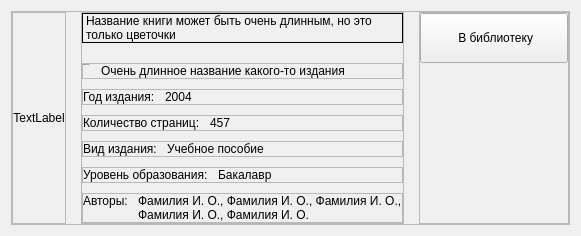
          <widget class="QWidget" name="book_info" native="true">
           <layout class="QVBoxLayout" name="verticalLayout_4">
            <item>
             <widget class="QFrame" name="heading">
              <property name="frameShape">
               <enum>QFrame::StyledPanel</enum>
              </property>
              <property name="frameShadow">
               <enum>QFrame::Raised</enum>
              </property>
              <layout class="QHBoxLayout" name="horizontalLayout">
               <property name="spacing">
                <number>15</number>
               </property>
               <property name="leftMargin">
                <number>0</number>
               </property>
               <property name="topMargin">
                <number>0</number>
               </property>
               <property name="rightMargin">
                <number>0</number>
               </property>
               <property name="bottomMargin">
                <number>0</number>
               </property>
               <item>
                <widget class="QFrame" name="image_container">
                 <property name="frameShape">
                  <enum>QFrame::StyledPanel</enum>
                 </property>
                 <property name="frameShadow">
                  <enum>QFrame::Raised</enum>
                 </property>
                 <layout class="QVBoxLayout" name="verticalLayout_10">
                  <property name="spacing">
                   <number>0</number>
                  </property>
                  <property name="leftMargin">
                   <number>0</number>
                  </property>
                  <property name="topMargin">
                   <number>0</number>
                  </property>
                  <property name="rightMargin">
                   <number>0</number>
                  </property>
                  <property name="bottomMargin">
                   <number>0</number>
                  </property>
                  <item>
                   <widget class="QLabel" name="label">
                    <property name="sizePolicy">
                     <sizepolicy hsizetype="Preferred" vsizetype="Preferred">
                      <horstretch>0</horstretch>
                      <verstretch>0</verstretch>
                     </sizepolicy>
                    </property>
                    <property name="minimumSize">
                     <size>
                      <width>0</width>
                      <height>0</height>
                     </size>
                    </property>
                    <property name="text">
                     <string>TextLabel</string>
                    </property>
                    <property name="alignment">
                     <set>Qt::AlignCenter</set>
                    </property>
                   </widget>
                  </item>
                 </layout>
                </widget>
               </item>
               <item>
                <widget class="QFrame" name="small_description">
                 <property name="sizePolicy">
                  <sizepolicy hsizetype="Expanding" vsizetype="Preferred">
                   <horstretch>0</horstretch>
                   <verstretch>0</verstretch>
                  </sizepolicy>
                 </property>
                 <property name="frameShape">
                  <enum>QFrame::StyledPanel</enum>
                 </property>
                 <property name="frameShadow">
                  <enum>QFrame::Raised</enum>
                 </property>
                 <layout class="QVBoxLayout" name="verticalLayout_8">
                  <property name="spacing">
                   <number>10</number>
                  </property>
                  <property name="leftMargin">
                   <number>0</number>
                  </property>
                  <property name="topMargin">
                   <number>0</number>
                  </property>
                  <property name="rightMargin">
                   <number>0</number>
                  </property>
                  <property name="bottomMargin">
                   <number>0</number>
                  </property>
                  <item>
                   <widget class="QLabel" name="book_title">
                    <property name="frameShape">
                     <enum>QFrame::Box</enum>
                    </property>
                    <property name="frameShadow">
                     <enum>QFrame::Plain</enum>
                    </property>
                    <property name="lineWidth">
                     <number>1</number>
                    </property>
                    <property name="text">
                     <string>Название книги может быть очень длинным, но это только цветочки</string>
                    </property>
                    <property name="wordWrap">
                     <bool>true</bool>
                    </property>
                    <property name="openExternalLinks">
                     <bool>false</bool>
                    </property>
                   </widget>
                  </item>
                  <item>
                   <spacer name="verticalSpacer">
                    <property name="orientation">
                     <enum>Qt::Vertical</enum>
                    </property>
                    <property name="sizeType">
                     <enum>QSizePolicy::Fixed</enum>
                    </property>
                    <property name="sizeHint" stdset="0">
                     <size>
                      <width>20</width>
                      <height>10</height>
                     </size>
                    </property>
                   </spacer>
                  </item>
                  <item>
                   <widget class="QFrame" name="row">
                    <property name="sizePolicy">
                     <sizepolicy hsizetype="Expanding" vsizetype="Preferred">
                      <horstretch>0</horstretch>
                      <verstretch>0</verstretch>
                     </sizepolicy>
                    </property>
                    <property name="frameShape">
                     <enum>QFrame::StyledPanel</enum>
                    </property>
                    <property name="frameShadow">
                     <enum>QFrame::Raised</enum>
                    </property>
                    <layout class="QHBoxLayout" name="horizontalLayout_2">
                     <property name="spacing">
                      <number>10</number>
                     </property>
                     <property name="leftMargin">
                      <number>0</number>
                     </property>
                     <property name="topMargin">
                      <number>0</number>
                     </property>
                     <property name="rightMargin">
                      <number>0</number>
                     </property>
                     <property name="bottomMargin">
                      <number>0</number>
                     </property>
                     <item>
                      <widget class="QLabel" name="label_9">
                       <property name="sizePolicy">
                        <sizepolicy hsizetype="Fixed" vsizetype="Preferred">
                         <horstretch>0</horstretch>
                         <verstretch>0</verstretch>
                        </sizepolicy>
                       </property>
                       <property name="font">
                        <font>
                         <family>Arial</family>
                         <pointsize>-1</pointsize>
                        </font>
                       </property>
                       <property name="text">
                        <string>Издательство:</string>
                       </property>
                       <property name="alignment">
                        <set>Qt::AlignLeading|Qt::AlignLeft|Qt::AlignTop</set>
                       </property>
                      </widget>
                     </item>
                     <item alignment="Qt::AlignTop">
                      <widget class="QLabel" name="publishings_label">
                       <property name="sizePolicy">
                        <sizepolicy hsizetype="Expanding" vsizetype="Preferred">
                         <horstretch>0</horstretch>
                         <verstretch>0</verstretch>
                        </sizepolicy>
                       </property>
                       <property name="lineWidth">
                        <number>1</number>
                       </property>
                       <property name="text">
                        <string>Очень длинное название какого-то издания</string>
                       </property>
                       <property name="wordWrap">
                        <bool>true</bool>
                       </property>
                      </widget>
                     </item>
                    </layout>
                   </widget>
                  </item>
                  <item>
                   <widget class="QFrame" name="row_3">
                    <property name="sizePolicy">
                     <sizepolicy hsizetype="Expanding" vsizetype="Preferred">
                      <horstretch>0</horstretch>
                      <verstretch>0</verstretch>
                     </sizepolicy>
                    </property>
                    <property name="frameShape">
                     <enum>QFrame::StyledPanel</enum>
                    </property>
                    <property name="frameShadow">
                     <enum>QFrame::Raised</enum>
                    </property>
                    <layout class="QHBoxLayout" name="horizontalLayout_4">
                     <property name="spacing">
                      <number>10</number>
                     </property>
                     <property name="leftMargin">
                      <number>0</number>
                     </property>
                     <property name="topMargin">
                      <number>0</number>
                     </property>
                     <property name="rightMargin">
                      <number>0</number>
                     </property>
                     <property name="bottomMargin">
                      <number>0</number>
                     </property>
                     <item>
                      <widget class="QLabel" name="label_3">
                       <property name="sizePolicy">
                        <sizepolicy hsizetype="Fixed" vsizetype="Preferred">
                         <horstretch>0</horstretch>
                         <verstretch>0</verstretch>
                        </sizepolicy>
                       </property>
                       <property name="text">
                        <string>Год издания:</string>
                       </property>
                       <property name="alignment">
                        <set>Qt::AlignLeading|Qt::AlignLeft|Qt::AlignTop</set>
                       </property>
                      </widget>
                     </item>
                     <item alignment="Qt::AlignTop">
                      <widget class="QLabel" name="year_label">
                       <property name="sizePolicy">
                        <sizepolicy hsizetype="Expanding" vsizetype="Preferred">
                         <horstretch>0</horstretch>
                         <verstretch>0</verstretch>
                        </sizepolicy>
                       </property>
                       <property name="lineWidth">
                        <number>1</number>
                       </property>
                       <property name="text">
                        <string>2004</string>
                       </property>
                       <property name="scaledContents">
                        <bool>false</bool>
                       </property>
                       <property name="wordWrap">
                        <bool>true</bool>
                       </property>
                      </widget>
                     </item>
                    </layout>
                   </widget>
                  </item>
                  <item>
                   <widget class="QFrame" name="row_6">
                    <property name="sizePolicy">
                     <sizepolicy hsizetype="Expanding" vsizetype="Preferred">
                      <horstretch>0</horstretch>
                      <verstretch>0</verstretch>
                     </sizepolicy>
                    </property>
                    <property name="frameShape">
                     <enum>QFrame::StyledPanel</enum>
                    </property>
                    <property name="frameShadow">
                     <enum>QFrame::Raised</enum>
                    </property>
                    <layout class="QHBoxLayout" name="horizontalLayout_9">
                     <property name="spacing">
                      <number>10</number>
                     </property>
                     <property name="leftMargin">
                      <number>0</number>
                     </property>
                     <property name="topMargin">
                      <number>0</number>
                     </property>
                     <property name="rightMargin">
                      <number>0</number>
                     </property>
                     <property name="bottomMargin">
                      <number>0</number>
                     </property>
                     <item>
                      <widget class="QLabel" name="label_6">
                       <property name="sizePolicy">
                        <sizepolicy hsizetype="Fixed" vsizetype="Preferred">
                         <horstretch>0</horstretch>
                         <verstretch>0</verstretch>
                        </sizepolicy>
                       </property>
                       <property name="text">
                        <string>Количество страниц:</string>
                       </property>
                       <property name="alignment">
                        <set>Qt::AlignLeading|Qt::AlignLeft|Qt::AlignTop</set>
                       </property>
                      </widget>
                     </item>
                     <item alignment="Qt::AlignTop">
                      <widget class="QLabel" name="pages_label">
                       <property name="sizePolicy">
                        <sizepolicy hsizetype="Expanding" vsizetype="Preferred">
                         <horstretch>0</horstretch>
                         <verstretch>0</verstretch>
                        </sizepolicy>
                       </property>
                       <property name="lineWidth">
                        <number>1</number>
                       </property>
                       <property name="text">
                        <string>457</string>
                       </property>
                       <property name="scaledContents">
                        <bool>false</bool>
                       </property>
                       <property name="wordWrap">
                        <bool>true</bool>
                       </property>
                      </widget>
                     </item>
                    </layout>
                   </widget>
                  </item>
                  <item>
                   <widget class="QFrame" name="row_4">
                    <property name="sizePolicy">
                     <sizepolicy hsizetype="Expanding" vsizetype="Preferred">
                      <horstretch>0</horstretch>
                      <verstretch>0</verstretch>
                     </sizepolicy>
                    </property>
                    <property name="frameShape">
                     <enum>QFrame::StyledPanel</enum>
                    </property>
                    <property name="frameShadow">
                     <enum>QFrame::Raised</enum>
                    </property>
                    <layout class="QHBoxLayout" name="horizontalLayout_5">
                     <property name="spacing">
                      <number>10</number>
                     </property>
                     <property name="leftMargin">
                      <number>0</number>
                     </property>
                     <property name="topMargin">
                      <number>0</number>
                     </property>
                     <property name="rightMargin">
                      <number>0</number>
                     </property>
                     <property name="bottomMargin">
                      <number>0</number>
                     </property>
                     <item>
                      <widget class="QLabel" name="label_4">
                       <property name="sizePolicy">
                        <sizepolicy hsizetype="Fixed" vsizetype="Preferred">
                         <horstretch>0</horstretch>
                         <verstretch>0</verstretch>
                        </sizepolicy>
                       </property>
                       <property name="text">
                        <string>Вид издания:</string>
                       </property>
                       <property name="alignment">
                        <set>Qt::AlignLeading|Qt::AlignLeft|Qt::AlignTop</set>
                       </property>
                      </widget>
                     </item>
                     <item alignment="Qt::AlignTop">
                      <widget class="QLabel" name="type_label">
                       <property name="sizePolicy">
                        <sizepolicy hsizetype="Expanding" vsizetype="Preferred">
                         <horstretch>0</horstretch>
                         <verstretch>0</verstretch>
                        </sizepolicy>
                       </property>
                       <property name="lineWidth">
                        <number>1</number>
                       </property>
                       <property name="text">
                        <string>Учебное пособие</string>
                       </property>
                       <property name="wordWrap">
                        <bool>true</bool>
                       </property>
                      </widget>
                     </item>
                    </layout>
                   </widget>
                  </item>
                  <item>
                   <widget class="QFrame" name="row_5">
                    <property name="sizePolicy">
                     <sizepolicy hsizetype="Expanding" vsizetype="Preferred">
                      <horstretch>0</horstretch>
                      <verstretch>0</verstretch>
                     </sizepolicy>
                    </property>
                    <property name="frameShape">
                     <enum>QFrame::StyledPanel</enum>
                    </property>
                    <property name="frameShadow">
                     <enum>QFrame::Raised</enum>
                    </property>
                    <layout class="QHBoxLayout" name="horizontalLayout_8">
                     <property name="spacing">
                      <number>10</number>
                     </property>
                     <property name="leftMargin">
                      <number>0</number>
                     </property>
                     <property name="topMargin">
                      <number>0</number>
                     </property>
                     <property name="rightMargin">
                      <number>0</number>
                     </property>
                     <property name="bottomMargin">
                      <number>0</number>
                     </property>
                     <item>
                      <widget class="QLabel" name="label_5">
                       <property name="sizePolicy">
                        <sizepolicy hsizetype="Fixed" vsizetype="Preferred">
                         <horstretch>0</horstretch>
                         <verstretch>0</verstretch>
                        </sizepolicy>
                       </property>
                       <property name="text">
                        <string>Уровень образования:</string>
                       </property>
                       <property name="alignment">
                        <set>Qt::AlignLeading|Qt::AlignLeft|Qt::AlignTop</set>
                       </property>
                      </widget>
                     </item>
                     <item alignment="Qt::AlignTop">
                      <widget class="QLabel" name="education_lvl_label">
                       <property name="sizePolicy">
                        <sizepolicy hsizetype="Expanding" vsizetype="Preferred">
                         <horstretch>0</horstretch>
                         <verstretch>0</verstretch>
                        </sizepolicy>
                       </property>
                       <property name="lineWidth">
                        <number>1</number>
                       </property>
                       <property name="text">
                        <string>Бакалавр</string>
                       </property>
                       <property name="wordWrap">
                        <bool>true</bool>
                       </property>
                      </widget>
                     </item>
                    </layout>
                   </widget>
                  </item>
                  <item>
                   <widget class="QFrame" name="row_2">
                    <property name="sizePolicy">
                     <sizepolicy hsizetype="Expanding" vsizetype="Preferred">
                      <horstretch>0</horstretch>
                      <verstretch>0</verstretch>
                     </sizepolicy>
                    </property>
                    <property name="frameShape">
                     <enum>QFrame::StyledPanel</enum>
                    </property>
                    <property name="frameShadow">
                     <enum>QFrame::Raised</enum>
                    </property>
                    <layout class="QHBoxLayout" name="horizontalLayout_3">
                     <property name="spacing">
                      <number>10</number>
                     </property>
                     <property name="leftMargin">
                      <number>0</number>
                     </property>
                     <property name="topMargin">
                      <number>0</number>
                     </property>
                     <property name="rightMargin">
                      <number>0</number>
                     </property>
                     <property name="bottomMargin">
                      <number>0</number>
                     </property>
                     <item>
                      <widget class="QLabel" name="label_2">
                       <property name="sizePolicy">
                        <sizepolicy hsizetype="Fixed" vsizetype="Preferred">
                         <horstretch>0</horstretch>
                         <verstretch>0</verstretch>
                        </sizepolicy>
                       </property>
                       <property name="text">
                        <string>Авторы:</string>
                       </property>
                       <property name="alignment">
                        <set>Qt::AlignLeading|Qt::AlignLeft|Qt::AlignTop</set>
                       </property>
                      </widget>
                     </item>
                     <item alignment="Qt::AlignTop">
                      <widget class="QLabel" name="authors_label">
                       <property name="sizePolicy">
                        <sizepolicy hsizetype="Expanding" vsizetype="Preferred">
                         <horstretch>0</horstretch>
                         <verstretch>0</verstretch>
                        </sizepolicy>
                       </property>
                       <property name="lineWidth">
                        <number>1</number>
                       </property>
                       <property name="text">
                        <string>Фамилия И. О., Фамилия И. О., Фамилия И. О., Фамилия И. О., Фамилия И. О.</string>
                       </property>
                       <property name="scaledContents">
                        <bool>false</bool>
                       </property>
                       <property name="wordWrap">
                        <bool>true</bool>
                       </property>
                      </widget>
                     </item>
                    </layout>
                   </widget>
                  </item>
                 </layout>
                </widget>
               </item>
               <item alignment="Qt::AlignRight">
                <widget class="QFrame" name="buttons">
                 <property name="minimumSize">
                  <size>
                   <width>150</width>
                   <height>0</height>
                  </size>
                 </property>
                 <property name="frameShape">
                  <enum>QFrame::StyledPanel</enum>
                 </property>
                 <property name="frameShadow">
                  <enum>QFrame::Raised</enum>
                 </property>
                 <layout class="QVBoxLayout" name="verticalLayout_9">
                  <property name="spacing">
                   <number>10</number>
                  </property>
                  <property name="leftMargin">
                   <number>0</number>
                  </property>
                  <property name="topMargin">
                   <number>0</number>
                  </property>
                  <property name="rightMargin">
                   <number>0</number>
                  </property>
                  <property name="bottomMargin">
                   <number>0</number>
                  </property>
                  <item>
                   <widget class="QPushButton" name="open_library_btn">
                    <property name="minimumSize">
                     <size>
                      <width>0</width>
                      <height>50</height>
                     </size>
                    </property>
                    <property name="cursor">
                     <cursorShape>PointingHandCursor</cursorShape>
                    </property>
                    <property name="text">
                     <string> В библиотеку</string>
                    </property>
                    <property name="icon">
                     <iconset resource="../resources.qrc">
                      <normaloff>:/Icons/For_QT/book-open.svg</normaloff>:/Icons/For_QT/book-open.svg</iconset>
                    </property>
                    <property name="iconSize">
                     <size>
                      <width>25</width>
                      <height>25</height>
                     </size>
                    </property>
                   </widget>
                  </item>
                  <item>
                   <spacer name="verticalSpacer_2">
                    <property name="orientation">
                     <enum>Qt::Vertical</enum>
                    </property>
                    <property name="sizeHint" stdset="0">
                     <size>
                      <width>20</width>
                      <height>40</height>
                     </size>
                    </property>
                   </spacer>
                  </item>
                 </layout>
                </widget>
               </item>
              </layout>
             </widget>
            </item>
           </layout>
          </widget>
